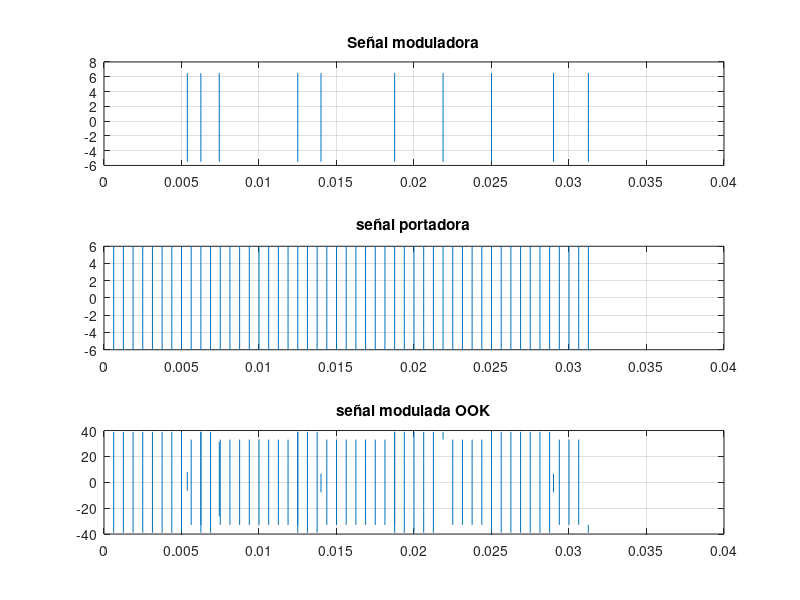

Here is the MATLAB script that generated this plot:
clc
clear all
close all
resolucion=1000000; %acá se ajusta la resolución de la gráfica
A=6; % último digito de CC=6
fc=100*16; % dos últimos dígitos de CC=16, frecuencia=100*16
wc=2*pi()*fc;
T_bernoulli=10/fc; %periodo de la señal de Bernoulli 10 veces el de fc
f_bernoulli=1/T_bernoulli;
w_b=2*pi*f_bernoulli; % se pasa la frecuencia de Hz a radianes
A_b = 6; % Se define la amplitud de la señal
t_b = linspace(0,1/f_bernoulli,resolucion);
for i=1:1:5
ciclo_util = randi([10 100],1,1);
if i==1
B1=A_b*square(w_b*t_b,ciclo_util);
elseif i==2
B2=A_b*square(w_b*t_b,ciclo_util);
elseif i==3
B3=A_b*square(w_b*t_b,ciclo_util);
elseif i==4
B4=A_b*square(w_b*t_b,ciclo_util);
elseif i==5
B5=A_b*square(w_b*t_b,ciclo_util);
end
end
senal_moduladora=0.5+[B1,B2,B3,B4,B5];
t = linspace(0,5/f_bernoulli,5*resolucion);
senal_portadora=A*sawtooth(wc*t);
mod_OOK=senal_moduladora.*senal_portadora;
figure(1);
subplot(3,1,1)
plot (t,senal_moduladora),title('Señal moduladora'),grid on
subplot(3,1,2)
plot (t,senal_portadora),title('señal portadora'),grid on
subplot(3,1,3)
7
plot (t,mod_OOK),title('señal modulada OOK'),grid on